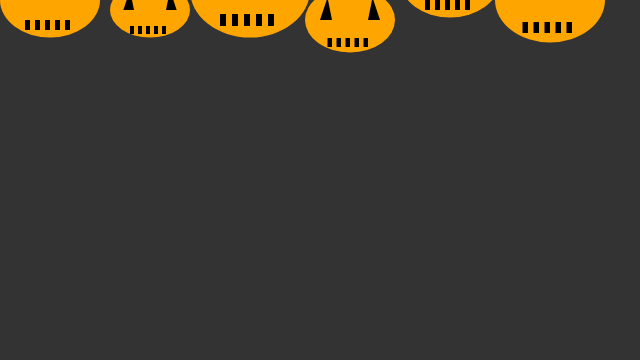
Frame 1 (no input)
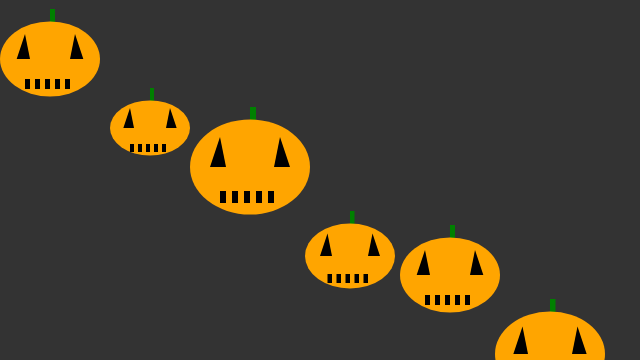
Frame 60 (no input)
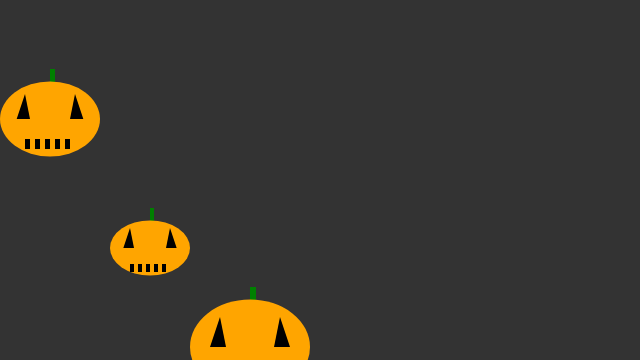
Frame 120 (the mouse pressed at the canvas centre since frame 60)

The p5.js sketch that drew these frames (run headless with seeded random() and noise() and a simulated clock; from frame 60 on, the mouse is pressed at the canvas centre):

// p5.js sketch
// ── sketch.js
/*
	array with animation
	10.23.2019
*/

var sizes = [100, 80, 120, 90, 100, 110];
var position = [0, 10, -10, 20, -20, 0];
var speed = [1, 2, 3, 4, 5, 6];


function setup() {
	createCanvas(640, 360);
}

function draw() {
	background(51);
	noStroke();
	
	for (let i = 0; i < sizes.length; i++) {
		pumpkin(50 + i * 100, position[i], sizes[i]);
		
		position[i] += speed[i];
	}
}

function pumpkin(x, y, s) {
	fill('green');
	rect(x, y - s/2, s/20, s/5); // stem
	
	fill('orange');
	ellipse(x, y, s, s - 25); // base
	
	
	fill('black');
	triangle(x - s/4, y - s/4, x - s/3, y, x - s/5, y); // eye
	triangle(x + s/4, y - s/4, x + s/3, y, x + s/5, y); // eye

	for (let i = 0; i < 5; i++) {
		rect(x - s/4 + i * (s/10), y + s/5, s/20, s/10);	
	}
}
